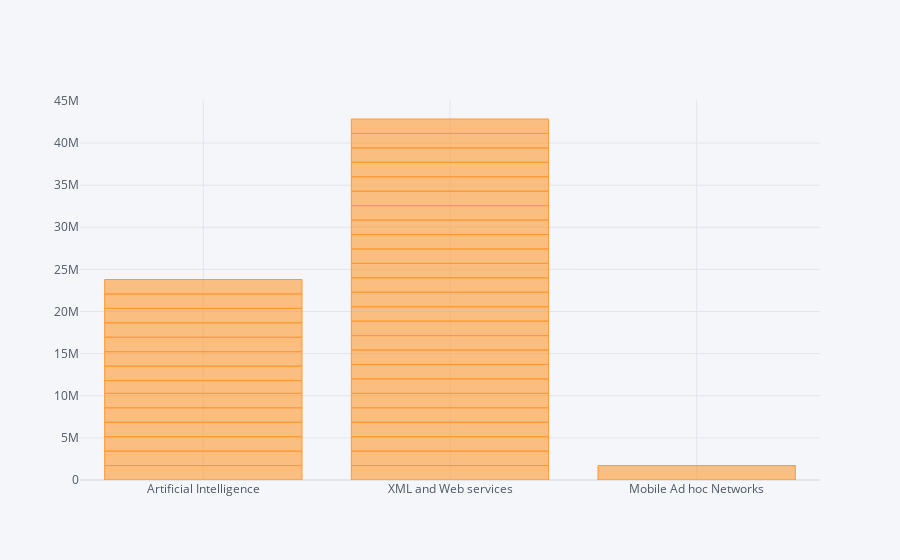

Here is the notebook cell this chart was saved with:
### Code cell
df.iplot(kind='bar',x='Elective - II  ',y='Register number')

### Figure 1 — Plotly figure (JSON) as saved in the notebook; plotly's stock layout.template omitted (floating-point values rounded to 4 significant figures)
{"data": [{"marker": {"color": "rgba(255, 153, 51, 0.6)", "line": {"color": "rgba(255, 153, 51, 1.0)", "width": 1}}, "name": "Register number", "orientation": "v", "text": "", "type": "bar", "x": ["Artificial Intelligence", "Artificial Intelligence", "Artificial Intelligence", "XML and Web services", "XML and Web services", "XML and Web services", "XML and Web services", "XML and Web services", "XML and Web services", "Artificial Intelligence", "XML and Web services", "Artificial Intelligence", "Artificial Intelligence", "XML and Web services", "XML and Web services", "XML and Web services", "Artificial Intelligence", "XML and Web services", "XML and Web services", "XML and Web services", "Artificial Intelligence", "Artificial Intelligence", "XML and Web services", "XML and Web services", "XML and Web services", "XML and Web services", "XML and Web services", "XML and Web services", "XML and Web services", "Artificial Intelligence", "Artificial Intelligence", "XML and Web services", "XML and Web services", "Artificial Intelligence", "XML and Web services", "Mobile Ad hoc Networks", "XML and Web services", "XML and Web services", "Artificial Intelligence", "Artificial Intelligence"], "y": [1714401, 1714159, 1714164, 1714154, 1714147, 1714146, 1714182, 1714150, 1714155, 1714143, 1714183, 1714168, 1714173, 1714148, 1714158, 1714178, 1514228, 1714152, 1714171, 1714177, 1714175, 1714165, 1714149, 1714153, 1714156, 1714174, 1714181, 1714161, 1714132, 1714169, 1714151, 1714157, 1714172, 1714166, 1714180, 1714176, 1714179, 1714163, 1714170, 1714167]}], "layout": {"legend": {"bgcolor": "#F5F6F9", "font": {"color": "#4D5663"}}, "paper_bgcolor": "#F5F6F9", "plot_bgcolor": "#F5F6F9", "title": {"font": {"color": "#4D5663"}}, "xaxis": {"gridcolor": "#E1E5ED", "showgrid": true, "tickfont": {"color": "#4D5663"}, "title": {"font": {"color": "#4D5663"}, "text": ""}, "zerolinecolor": "#E1E5ED"}, "yaxis": {"gridcolor": "#E1E5ED", "showgrid": true, "tickfont": {"color": "#4D5663"}, "title": {"font": {"color": "#4D5663"}, "text": ""}, "zerolinecolor": "#E1E5ED"}}}
